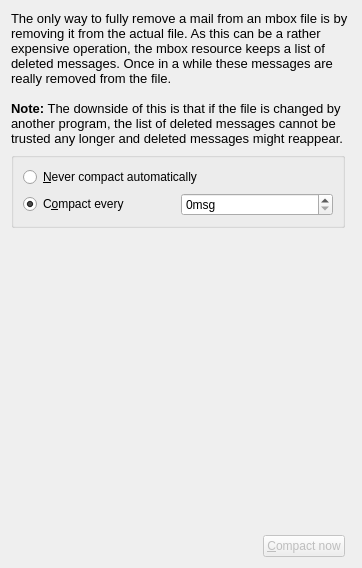
<?xml version="1.0" encoding="UTF-8"?>
<ui version="4.0">
 <class>CompactPage</class>
 <widget class="QWidget" name="CompactPage">
  <property name="geometry">
   <rect>
    <x>0</x>
    <y>0</y>
    <width>362</width>
    <height>568</height>
   </rect>
  </property>
  <layout class="QGridLayout" name="gridLayout_2">
   <item row="0" column="0" colspan="4">
    <widget class="QLabel" name="label">
     <property name="text">
      <string>&lt;!DOCTYPE HTML PUBLIC &quot;-//W3C//DTD HTML 4.0//EN&quot; &quot;http://www.w3.org/TR/REC-html40/strict.dtd&quot;&gt;
&lt;html&gt;&lt;head&gt;&lt;meta name=&quot;qrichtext&quot; content=&quot;1&quot; /&gt;&lt;style type=&quot;text/css&quot;&gt;
p, li { white-space: pre-wrap; }
&lt;/style&gt;&lt;/head&gt;&lt;body style=&quot; font-family:'Sans Serif'; font-size:10pt; font-weight:400; font-style:normal;&quot;&gt;
&lt;p style=&quot; margin-top:0px; margin-bottom:0px; margin-left:0px; margin-right:0px; -qt-block-indent:0; text-indent:0px;&quot;&gt;The only way to fully remove a mail from an mbox file is by removing it from the actual file. As this can be a rather expensive operation, the mbox resource keeps a list of deleted messages. Once in a while these messages are really removed from the file.&lt;/p&gt;
&lt;p style=&quot;-qt-paragraph-type:empty; margin-top:0px; margin-bottom:0px; margin-left:0px; margin-right:0px; -qt-block-indent:0; text-indent:0px;&quot;&gt;&lt;/p&gt;
&lt;p style=&quot; margin-top:0px; margin-bottom:0px; margin-left:0px; margin-right:0px; -qt-block-indent:0; text-indent:0px;&quot;&gt;&lt;span style=&quot; font-weight:600;&quot;&gt;Note:&lt;/span&gt; The downside of this is that if the file is changed by another program, the list of deleted messages cannot be trusted any longer and deleted messages might reappear.&lt;/p&gt;&lt;/body&gt;&lt;/html&gt;</string>
     </property>
     <property name="wordWrap">
      <bool>true</bool>
     </property>
    </widget>
   </item>
   <item row="3" column="0">
    <spacer name="horizontalSpacer">
     <property name="orientation">
      <enum>Qt::Horizontal</enum>
     </property>
     <property name="sizeHint" stdset="0">
      <size>
       <width>40</width>
       <height>20</height>
      </size>
     </property>
    </spacer>
   </item>
   <item row="3" column="2">
    <widget class="QPushButton" name="compactButton">
     <property name="enabled">
      <bool>false</bool>
     </property>
     <property name="text">
      <string>&amp;Compact now</string>
     </property>
    </widget>
   </item>
   <item row="2" column="2">
    <spacer name="verticalSpacer">
     <property name="orientation">
      <enum>Qt::Vertical</enum>
     </property>
     <property name="sizeHint" stdset="0">
      <size>
       <width>20</width>
       <height>40</height>
      </size>
     </property>
    </spacer>
   </item>
   <item row="3" column="1">
    <widget class="QLabel" name="messageLabel">
     <property name="text">
      <string/>
     </property>
    </widget>
   </item>
   <item row="1" column="0" colspan="3">
    <widget class="KButtonGroup" name="kcfg_CompactFrequency">
     <layout class="QGridLayout" name="gridLayout_3">
      <item row="1" column="0" colspan="2">
       <widget class="QRadioButton" name="never">
        <property name="text">
         <string>&amp;Never compact automatically</string>
        </property>
       </widget>
      </item>
      <item row="2" column="0">
       <widget class="QRadioButton" name="per_x_messages">
        <property name="text">
         <string>C&amp;ompact every</string>
        </property>
        <property name="checked">
         <bool>true</bool>
        </property>
       </widget>
      </item>
      <item row="2" column="1">
       <widget class="QSpinBox" name="kcfg_MessageCount">
        <property name="suffix">
         <string>msg</string>
        </property>
       </widget>
      </item>
     </layout>
    </widget>
   </item>
  </layout>
 </widget>
 <customwidgets>
  <customwidget>
   <class>KButtonGroup</class>
   <extends>QGroupBox</extends>
   <header>kbuttongroup.h</header>
   <container>1</container>
  </customwidget>
 </customwidgets>
 <resources/>
 <connections>
  <connection>
   <sender>per_x_messages</sender>
   <signal>toggled(bool)</signal>
   <receiver>kcfg_MessageCount</receiver>
   <slot>setEnabled(bool)</slot>
   <hints>
    <hint type="sourcelabel">
     <x>75</x>
     <y>254</y>
    </hint>
    <hint type="destinationlabel">
     <x>198</x>
     <y>253</y>
    </hint>
   </hints>
  </connection>
 </connections>
</ui>
